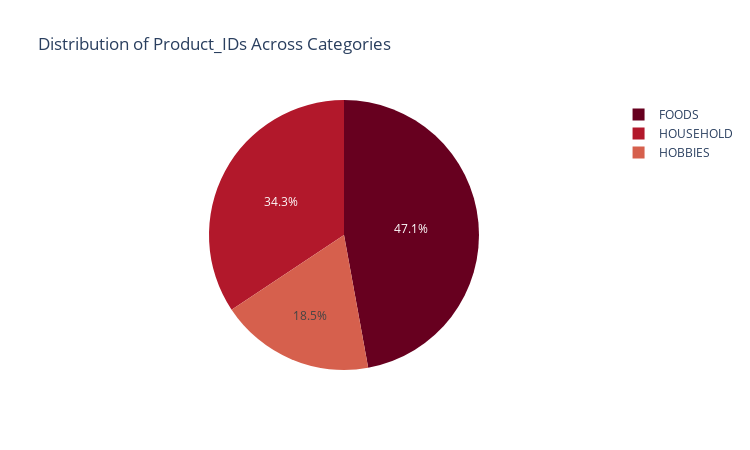

Here is the notebook cell this chart was saved with:
### Code cell
df = train_sales_df.groupby(['cat_id'])['id'].count().reset_index(name='total_entries')
fig = px.pie(df, values='total_entries', names='cat_id', 
            color_discrete_sequence=px.colors.sequential.RdBu,
            width = 750, height=450, title = 'Distribution of Product_IDs Across Categories')
fig.show()

### Figure 1 — Plotly figure (JSON) as saved in the notebook; plotly's stock layout.template omitted (floating-point values rounded to 4 significant figures)
{"data": [{"domain": {"x": [0, 1], "y": [0, 1]}, "hovertemplate": "cat_id=%{label}<br>total_entries=%{value}<extra></extra>", "labels": ["FOODS", "HOBBIES", "HOUSEHOLD"], "legendgroup": "", "name": "", "showlegend": true, "type": "pie", "values": [14370, 5650, 10470]}], "layout": {"height": 450, "legend": {"tracegroupgap": 0}, "piecolorway": ["rgb(103,0,31)", "rgb(178,24,43)", "rgb(214,96,77)", "rgb(244,165,130)", "rgb(253,219,199)", "rgb(247,247,247)", "rgb(209,229,240)", "rgb(146,197,222)", "rgb(67,147,195)", "rgb(33,102,172)", "rgb(5,48,97)"], "title": {"text": "Distribution of Product_IDs Across Categories"}, "width": 750}}
